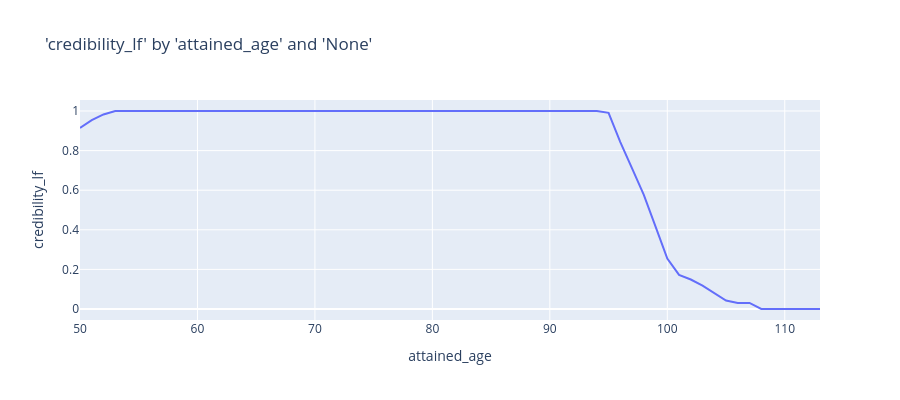

Notebook code cell kept with this figure:
### Code cell
charters.chart(
    df=credibility.limited_fluctuation(
        df=grouped_df, measure="death_count", groupby_cols=["attained_age"]
    ),
    x_axis="attained_age",
    y_axis="credibility_lf",
    type="line",
)

### Figure 1 — Plotly figure (JSON) as saved in the notebook; plotly's stock layout.template omitted (floating-point values rounded to 4 significant figures)
{"data": [{"hovertemplate": "attained_age=%{x}<br>credibility_lf=%{y}<extra></extra>", "legendgroup": "", "line": {"color": "#636efa", "dash": "solid"}, "marker": {"symbol": "circle"}, "mode": "lines", "name": "", "orientation": "v", "showlegend": false, "type": "scatter", "x": [50, 51, 52, 53, 54, 55, 56, 57, 58, 59, 60, 61, 62, 63, 64, 65, 66, 67, 68, 69, 70, 71, 72, 73, 74, 75, 76, 77, 78, 79, 80, 81, 82, 83, 84, 85, 86, 87, 88, 89, 90, 91, 92, 93, 94, 95, 96, 97, 98, 99, 100, 101, 102, 103, 104, 105, 106, 107, 108, 109, 110, 111, 112, 113], "xaxis": "x", "y": [0.914, 0.9535, 0.9827, 1.0, 1.0, 1.0, 1.0, 1.0, 1.0, 1.0, 1.0, 1.0, 1.0, 1.0, 1.0, 1.0, 1.0, 1.0, 1.0, 1.0, 1.0, 1.0, 1.0, 1.0, 1.0, 1.0, 1.0, 1.0, 1.0, 1.0, 1.0, 1.0, 1.0, 1.0, 1.0, 1.0, 1.0, 1.0, 1.0, 1.0, 1.0, 1.0, 1.0, 1.0, 1.0, 0.9906, 0.843, 0.7103, 0.5768, 0.4157, 0.2543, 0.172, 0.1489, 0.1177, 0.08043, 0.04299, 0.0304, 0.0304, 0.0, 0.0, 0.0, 0.0, 0.0, 0.0], "yaxis": "y"}], "layout": {"height": 400, "legend": {"tracegroupgap": 0}, "title": {"text": "'credibility_lf' by 'attained_age' and 'None'"}, "xaxis": {"anchor": "y", "domain": [0, 1], "title": {"text": "attained_age"}}, "yaxis": {"anchor": "x", "domain": [0, 1], "title": {"text": "credibility_lf"}, "type": "-"}}}
